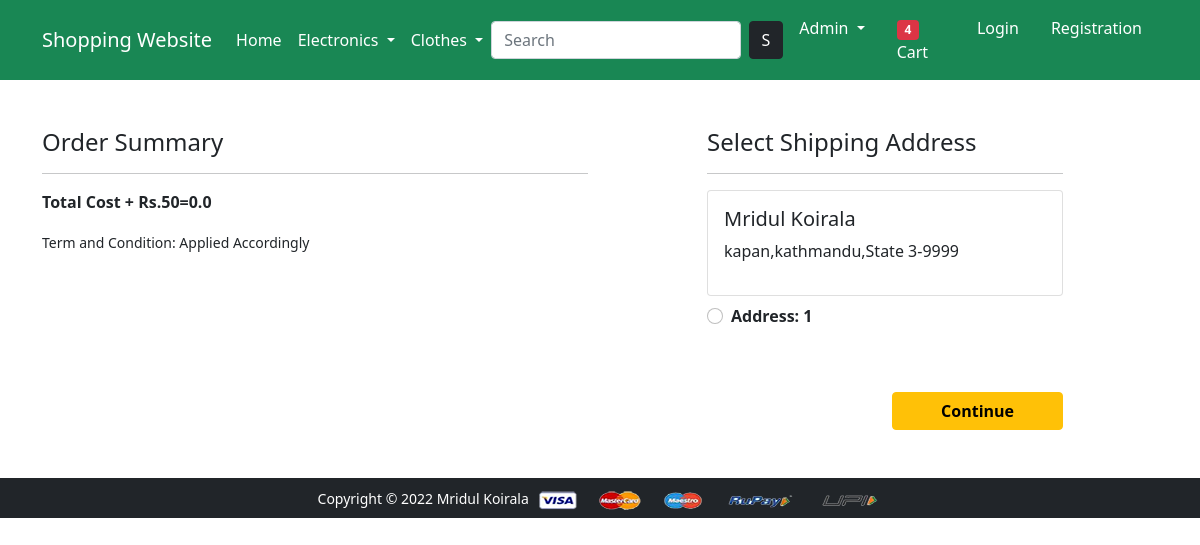
The page /checkout/ (signed in) on the database as committed earlier.
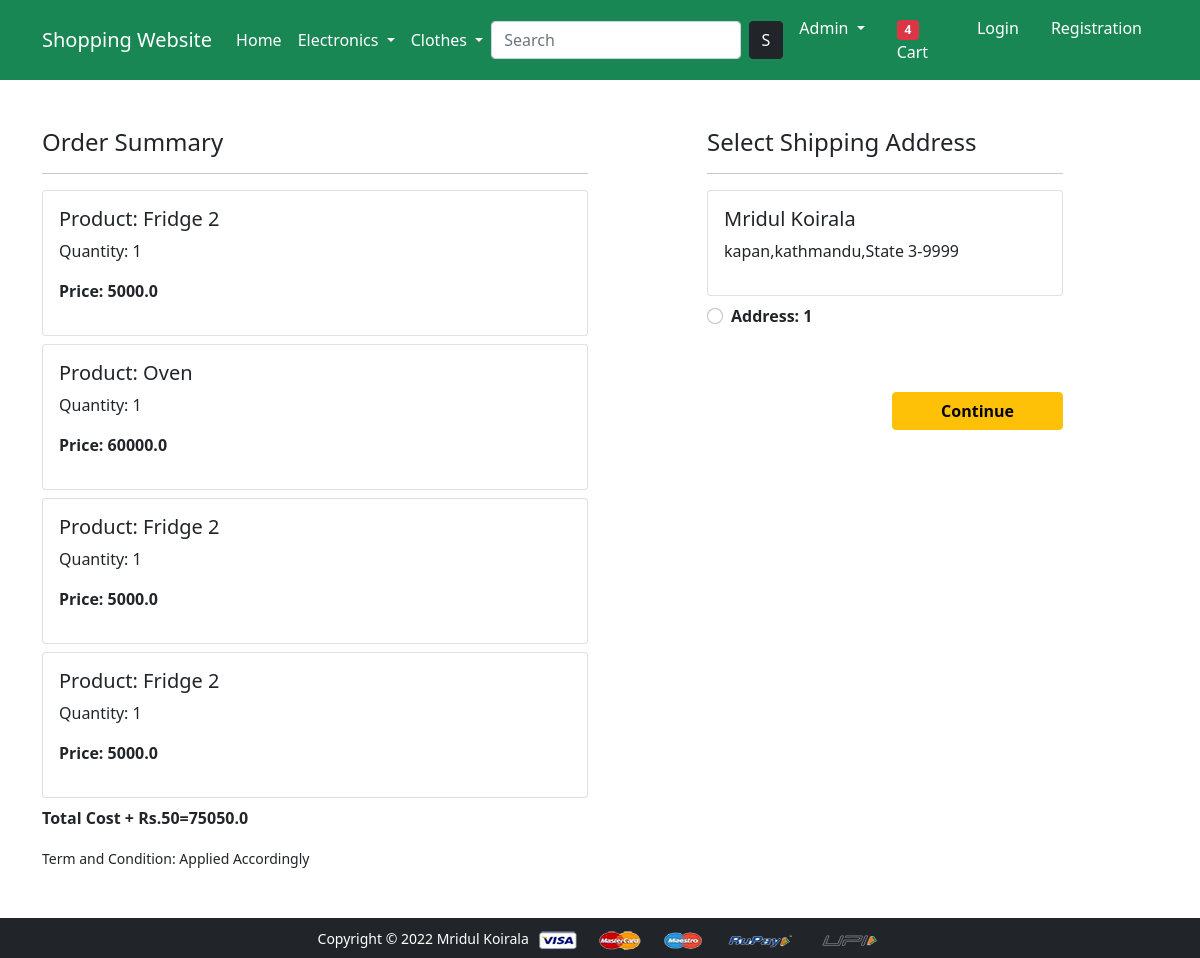
The same page on the database as committed later.
### app/models.py (models this page shows, shortened)
class Customer(models.Model):
    user = models.ForeignKey(User, on_delete=models.CASCADE)
    name = models.CharField(max_length=200)
    locality = models.CharField(max_length=200)
    city = models.CharField(max_length=50)
    zipcode = models.IntegerField()
    state = models.CharField(choices=STATE_CHOICES, max_length=50)

class Cart(models.Model):
    user = models.ForeignKey(User, on_delete=models.CASCADE)
    product = models.ForeignKey(Product, on_delete=models.CASCADE)
    quantity = models.PositiveIntegerField(default=1)
    @property
    def total_cost(self):
        return self.quantity * self.product.discounted_price

class Product(models.Model):
    title = models.CharField(max_length=100)
    selling_price = models.FloatField()
    discounted_price = models.FloatField()
    description = models.TextField()
    brand = models.CharField(max_length=100)
    category = models.CharField(choices=CATEGORY_CHOICES, max_length=2)
    product_image = models.ImageField(upload_to='productimg')

### app/views.py (the view)
# urls.py: path('checkout/', views.checkout, name='checkout'),
def checkout(request):
    user = request.user
    add = Customer.objects.filter(user=user)
    cart_items = Cart.objects.filter(user=user)
    amount = 0.0
    shipping_amount = 50.0
    totalamount = 0.0
    cart_product = [p for p in Cart.objects.all() if p.user ==request.user]
    if cart_product:
        for p in cart_product:
            tempamount = (p.quantity * p.product.discounted_price)
            amount += tempamount
        totalamount = amount + shipping_amount
    return render(request, 'app/checkout.html',{'add':add,'totalamount':totalamount,'cart_items':cart_items})

### app/templates/app/checkout.html (shortened to what this page needs)
{% extends 'app/base.html' %}
{% load static %}
{% block main-content %}
<div class="container">
 <div class="row mt-5">
  <div class="col-sm-6">
    <h4>Order Summary</h4>
    <hr>
    {% for item in cart_items %}
      <div class="card mb-2">
        <div class="card-body">
          <h5>Product: {{item.product.title}}</h5>
          <p>Quantity: {{item.quantity}}</p>
          <p class="fw-bold">Price: {{item.total_cost}} </p>
        </div>
      </div>
      {% endfor %}
      <p class="fw-bold">Total Cost + Rs.50={{totalamount}}</p>
    <small>Term and Condition: Applied Accordingly</small>
  </div>
  <div class="col-sm-4 offset-sm-1">
    <h4>Select Shipping Address</h4>
    <hr>
    <form action="/paymentdone">
      {% for ad in add %}
      <div class="card">
        <div class="card-body">
        <h5>{{ad.name}}</h5>
        <p>{{ad.locality}},{{ad.city}},{{ad.state}}-{{ad.zipcode}}</p>
        </div>
      </div>
        <div class="form-check mt-2 mb-5">
          <input class="form-check-input" type="radio" name="custid" id="custadd{{forloop.counter}}" value="{{ad.id}}">
          <label class="form-check-label fw-bold" for="custadd{{forloop.counter}}">
            Address: {{forloop.counter}} </label>
        </div>
        {% endfor %}
        <div class="text-end">
          <button type="submit" class="btn btn-warning mt-3 px-5 fw-bold">Continue</button>
        </div>
      </form>
    </div>
  </div>
</div>
{% endblock main-content %}

Rows that differ between the two databases and show on the page:
added Cart: product "Fridge 2", quantity "1", total_cost "5000.0"
added Cart: product "Oven", quantity "1", total_cost "60000.0"
added Cart: product "Fridge 2", quantity "1", total_cost "5000.0"
added Cart: product "Fridge 2", quantity "1", total_cost "5000.0"
Other text that changed with them:
{{ totalamount }}: "0.0" → "75050.0"
